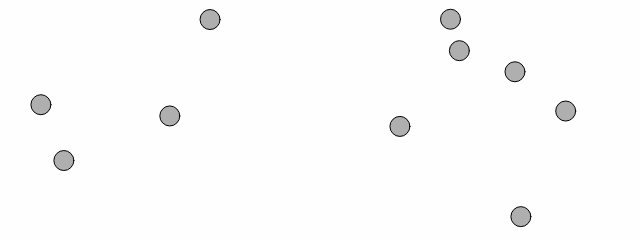
Frame 1 (no input)
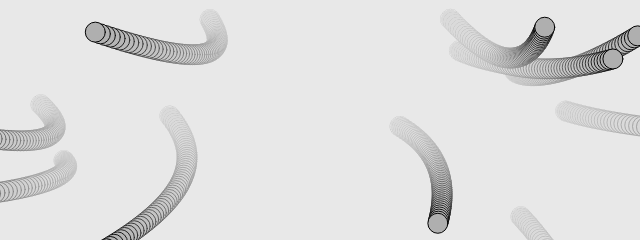
Frame 60 (no input)
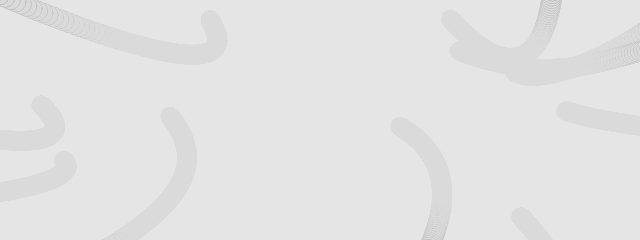
Frame 120 (the mouse pressed at the canvas centre since frame 60)

The p5.js sketch that drew these frames (run headless with seeded random() and noise() and a simulated clock; from frame 60 on, the mouse is pressed at the canvas centre):

// p5.js sketch
// ── sketch.js
class Body {
    constructor(x, y, m) {
        this.position = createVector(x, y);
        this.velocity = createVector();
        this.acceleration = createVector();
        this.mass = m;
        this.radius = m / 2;
    }

    applyForce(force) {
        let f = p5.Vector.div(force, this.mass);
        this.acceleration.add(f);
    }

    update() {
        this.velocity.add(this.acceleration);
        this.position.add(this.velocity);
        this.acceleration.mult(0);
    }

    show() {
        stroke(0);
        fill(175);
        circle(this.position.x, this.position.y, this.mass * 2);
    }

    attractMouse(mouseMass) {
        let mouseLoc = createVector(mouseX, mouseY);

        let force = p5.Vector.sub(mouseLoc, this.position);
        let distance = force.mag();
        distance = constrain(distance, 5, 25);

        let strength = (G * (this.mass * mouseMass)) / (distance * distance);
        force.setMag(strength);

        this.applyForce(force);
    }

    repel(other) {
        let force = p5.Vector.sub(this.position, other.position);
        let distance = force.mag();
        distance = constrain(distance, 5, 25);

        let strength = (G * (this.mass * other.mass)) / (distance * distance);
        force.setMag(strength);
        force.mult(-1);

        other.applyForce(force);
    }

}

let G = 1.0;
let NUM_BODIES = 10;
let MOUSE_MASS = 30;
let bodies = [];

function setup() {
    createCanvas(640, 240);

    for (let i = 0; i < NUM_BODIES; i++) {
        let body = new Body(
            random(0, width),
            random(0, height),
            10
        );
        // set an initial velocity
        body.velocity = createVector(
            random(0, 3),
            random(0, 3),
        );
        bodies.push(body);
    }
}

function draw() {
    background(220, 10);

    for (let i = 0; i < bodies.length; i++) {
        let body = bodies[i];
        for (let j = 0; j < bodies.length; j++) {
            if (i !== j) {
                let other = bodies[j];
                body.repel(other);
            }
        }
    }

    for (let i = 0; i < bodies.length; i++) {
        let body = bodies[i];
        body.attractMouse(MOUSE_MASS);
    }

    for (let i = 0; i < bodies.length; i++) {
        let body = bodies[i];
        body.update();
        body.show();
    }
}
